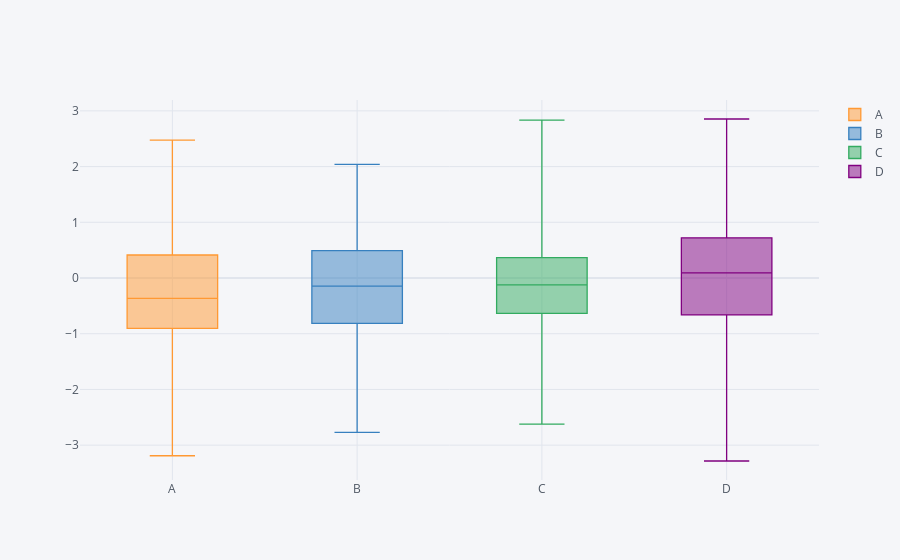

Here is the notebook cell this chart was saved with:
### Markdown cell above
## Boxplots

### Code cell
# automatically aggregate around distribution
df.iplot(kind='box')
